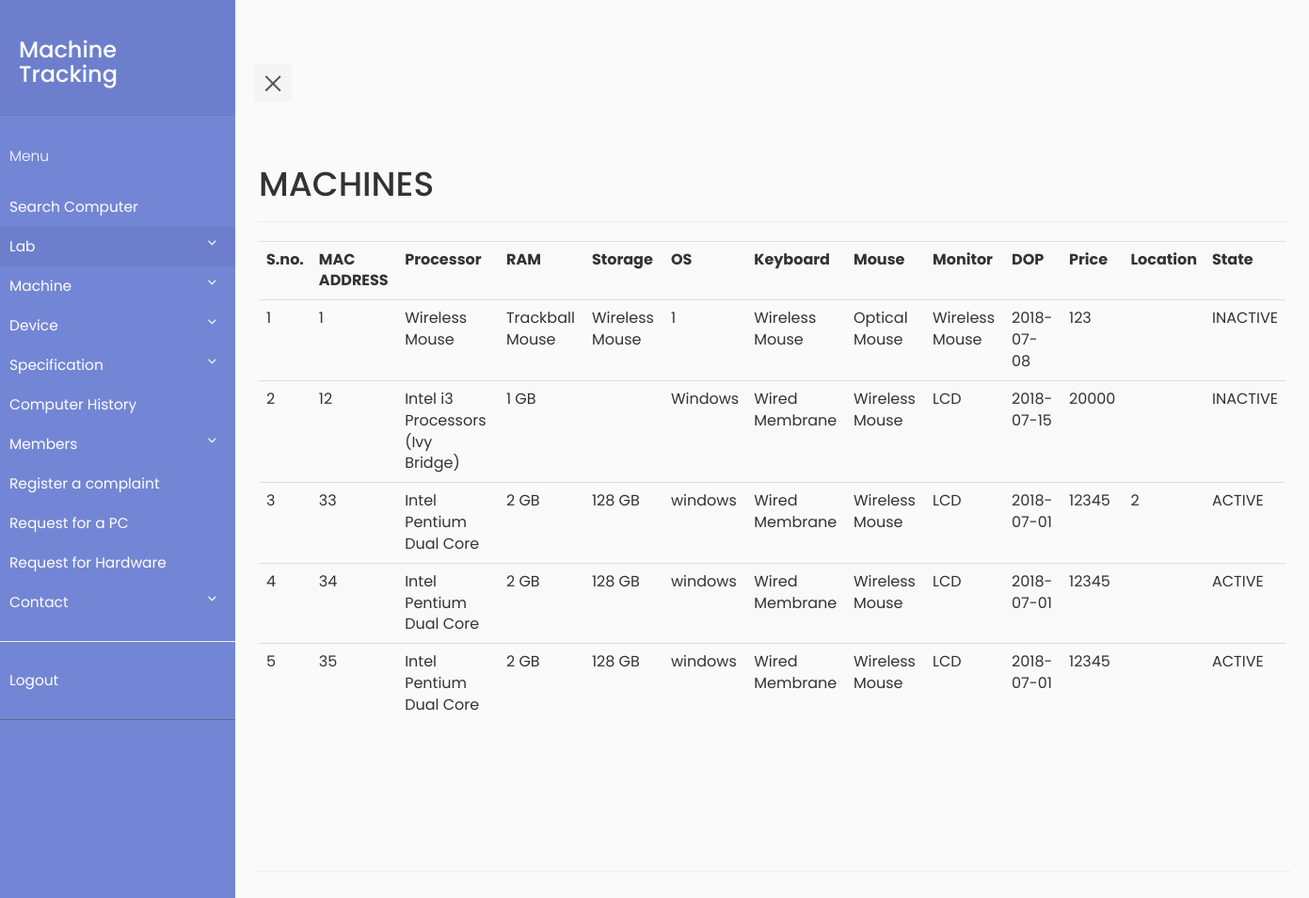
The page /viewmc.php (signed in) on the database as committed earlier.
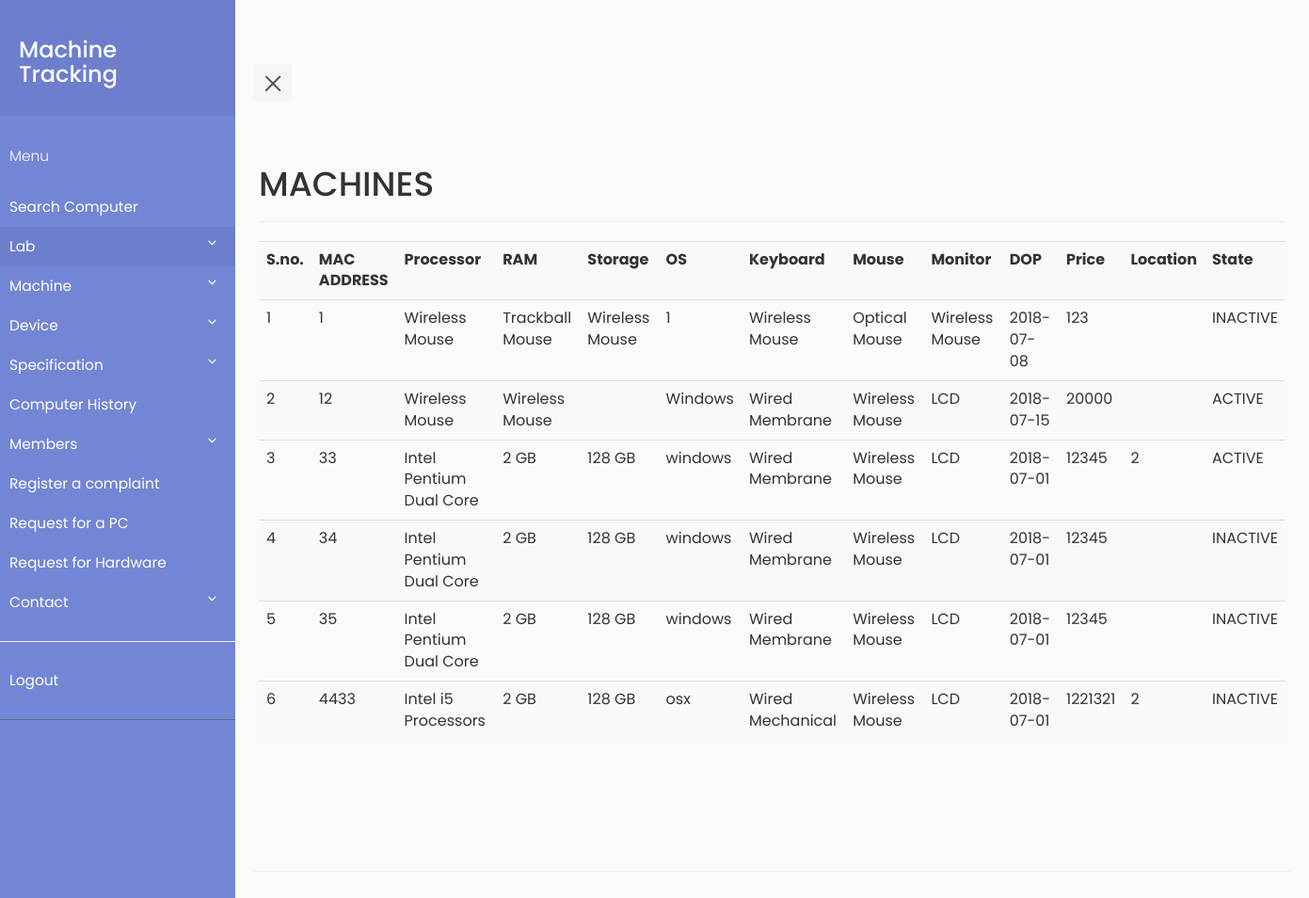
The same page on the database as committed later.
### tables this page shows
CREATE TABLE `machine` (
  `machine_id` int(11) NOT NULL,
  `MAC_ADDR` varchar(30) DEFAULT NULL,
  `processor` int(11) NOT NULL,
  `ram` int(11) NOT NULL,
  `memory` int(11) NOT NULL,
  `DOP` date DEFAULT NULL,
  `price` int(11) DEFAULT NULL,
  `state` varchar(10) DEFAULT NULL,
  `os` varchar(30) DEFAULT NULL,
  `monitor` int(11) NOT NULL,
  `keyboard` int(11) NOT NULL,
  `mouse` int(11) NOT NULL,
  `grn` int(11) NOT NULL
);

CREATE TABLE `specification` (
  `spec_id` int(11) NOT NULL,
  `spec` varchar(50) DEFAULT NULL,
  `name_id` int(11) DEFAULT NULL
);

CREATE TABLE `lab` (
  `lab_id` int(11) NOT NULL,
  `name` varchar(20) DEFAULT NULL,
  `department` varchar(40) DEFAULT NULL
);

### viewmc.php (the view, shortened to what the changed rows need)
<?php
    require_once "pdo.php";
?>
<html>
<head>
    <link rel="stylesheet" type="text/css" href="https://maxcdn.bootstrapcdn.com/bootstrap/3.3.7/css/bootstrap.min.css" >
    <link rel="stylesheet" type="text/css" href="style5.css">
</head>
<body>
            <div class="wrapper">
     <?php include "navbar.php" ;?>
         <div class="container-fluid row" id="content">
    <div class="page-header">
    <h1>MACHINES</h1>
    </div>
    <?php
        $stmtcnt = $pdo->query("SELECT COUNT(*) FROM machine ");
        $row = $stmtcnt->fetch(PDO::FETCH_ASSOC);
        if($row['COUNT(*)']!=='0')
        {
            $i=1;
            $stmtread = $pdo->query("SELECT * FROM machine ORDER BY MAC_ADDR");
            echo ("<table class=\"table table-striped\">
                <tr> <th>S.no.</th><th>MAC ADDRESS</th><th>Processor</th><th>RAM</th><th>Storage</th><th>OS</th><th>Keyboard</th><th>Mouse</th><th>Monitor</th><th>DOP</th><th>Price</th><th>Location</th> <th>State</th></tr>");
            while ( $row = $stmtread->fetch(PDO::FETCH_ASSOC) )
            {
                $stmtn = $pdo->prepare("SELECT lab_id FROM position where machine_id = :mid AND final_date = '1970-01-01'");
                $stmtn->execute(array(':mid' => $row['machine_id']));
                $rown = $stmtn->fetch(PDO::FETCH_ASSOC);
                $stmtn2 = $pdo->prepare("SELECT name FROM lab where lab_id = :lid");
                $stmtn2->execute(array(':lid' => $rown['lab_id']));
                $rown2 = $stmtn2->fetch(PDO::FETCH_ASSOC);
                $processor = $pdo->prepare("SELECT description FROM hardware where hardware_id = :hid");
                $processor->execute(array(':hid' => $row['processor']));
                $processorn = $processor->fetch(PDO::FETCH_ASSOC);
                $ram = $pdo->prepare("SELECT description FROM hardware where hardware_id = :hid");
                $ram->execute(array(':hid' => $row['ram']));
                $ramn = $ram->fetch(PDO::FETCH_ASSOC);
                $memory = $pdo->prepare("SELECT description FROM hardware where hardware_id = :hid");
                $memory->execute(array(':hid' => $row['memory']));
                $memoryn = $memory->fetch(PDO::FETCH_ASSOC);
                $keyboard = $pdo->prepare("SELECT description FROM hardware where hardware_id = :hid");
                $keyboard->execute(array(':hid' => $row['keyboard']));
                $keyboardn = $keyboard->fetch(PDO::FETCH_ASSOC);
                $mouse = $pdo->prepare("SELECT description FROM hardware where hardware_id = :hid");
                $mouse->execute(array(':hid' => $row['mouse']));
                $mousen = $mouse->fetch(PDO::FETCH_ASSOC);
                $monitor = $pdo->prepare("SELECT description FROM hardware where hardware_id = :hid");
                $monitor->execute(array(':hid' => $row['monitor']));
                $monitorn = $monitor->fetch(PDO::FETCH_ASSOC);
                echo ("<tr>");
                echo ("<td>");
                echo($i);
                echo("</td>");
                echo ("<td>");
                echo(htmlentities($row['MAC_ADDR']));
                echo ("</td>");
                echo ("<td>");
                $pro = $pdo->prepare("SELECT spec FROM specification where spec_id = :spec_id");
                $pro->execute(array(':spec_id' => $processorn['description']));
                $pron = $pro->fetch(PDO::FETCH_ASSOC);
                echo($pron['spec']);
                echo ("</td>");
                echo ("<td>");
                 $ram = $pdo->prepare("SELECT spec FROM specification where spec_id = :spec_id");
                $ram->execute(array(':spec_id' => $ramn['description']));
                $ramn = $ram->fetch(PDO::FETCH_ASSOC);
                echo($ramn['spec']);
                echo ("</td>");
                echo ("<td>");
                 $memory = $pdo->prepare("SELECT spec FROM specification where spec_id = :spec_id");
                $memory->execute(array(':spec_id' => $memoryn['description']));
                $memoryn = $memory->fetch(PDO::FETCH_ASSOC);
                echo($memoryn['spec']);
                echo ("</td>");
                echo ("<td>");
                echo(htmlentities($row['os']));
                echo ("</td>");
                echo ("<td>");
                $keyboard = $pdo->prepare("SELECT spec FROM specification where spec_id = :spec_id");
                $keyboard->execute(array(':spec_id' => $keyboardn['description']));
                $keyboardn = $keyboard->fetch(PDO::FETCH_ASSOC);
                echo($keyboardn['spec']);
                echo ("</td>");
                echo ("<td>");
                $mouse = $pdo->prepare("SELECT spec FROM specification where spec_id = :spec_id");
                $mouse->execute(array(':spec_id' => $mousen['description']));
                $mousen = $mouse->fetch(PDO::FETCH_ASSOC);
                echo($mousen['spec']);
                echo ("</td>");
                echo ("<td>");
                $monitor = $pdo->prepare("SELECT spec FROM specification where spec_id = :spec_id");
                $monitor->execute(array(':spec_id' => $monitorn['description']));
                $monitorn = $monitor->fetch(PDO::FETCH_ASSOC);
                echo($monitorn['spec']);
                echo ("</td>");
                echo ("<td>");
                echo(htmlentities($row['DOP']));
                echo ("</td>");
                echo ("<td>");
                echo(htmlentities($row['price']));
                echo ("</td>");
                echo ("<td>");
                echo(htmlentities($rown2['name']));
                echo ("</td>");
                echo ("<td>");
                echo(htmlentities($row['state']));
                echo ("</td>");
                $i++;
            }
            echo('</table>');
        }
    ?>
    </div>
</body>
</html>

Rows that differ between the two databases and show on the page:
changed machine "Windows": specification.spec "Intel i3 Processors (Ivy Bridge)" → "Wireless Mouse"; specification.spec "1 GB" → "Wireless Mouse"; state "INACTIVE" → "ACTIVE"
changed machine (number 4 of 6 on the later page): state "ACTIVE" → "INACTIVE"
changed machine (number 5 of 6 on the later page): state "ACTIVE" → "INACTIVE"
added machine: MAC_ADDR "4433", specification.spec "Intel i5 Processors", specification.spec "2 GB", specification.spec "128 GB", os "osx", specification.spec "Wired Mechanical", specification.spec "Wireless Mouse", specification.spec "LCD", DOP "2018-07-01", price "1221321", lab.name "2", state "INACTIVE"
